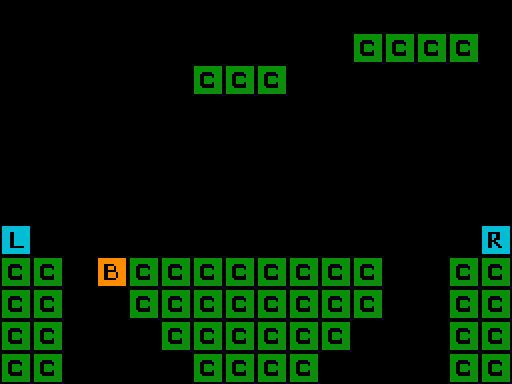

The image is a tile-based game level rendered from a .tmx file. Its description and complete source (layers, tilesets, objects, tile grids) follow:
An orthogonal 16x12 tile map with 32x32 px tiles, 1 tile layer (Tile Layer), 2 tilesets and 6 objects (3x coin, heart, static, linear).

<map version="1.0" orientation="orthogonal" renderorder="right-up" width="16" height="12" tilewidth="32" tileheight="32" nextobjectid="9">
 <tileset firstgid="1" name="templateTiles" tilewidth="32" tileheight="32">
  <image source="../templateTiles.png" width="128" height="64" />
 </tileset>
 <tileset firstgid="9" name="templateObjects" tilewidth="32" tileheight="32">
  <image source="../templateObjects.png" width="128" height="64" />
 </tileset>
 <layer name="Tile Layer" width="16" height="12">
  <data>
   <tile gid="0" />
   <tile gid="0" />
   <tile gid="0" />
   <tile gid="0" />
   <tile gid="0" />
   <tile gid="0" />
   <tile gid="0" />
   <tile gid="0" />
   <tile gid="0" />
   <tile gid="0" />
   <tile gid="0" />
   <tile gid="0" />
   <tile gid="0" />
   <tile gid="0" />
   <tile gid="0" />
   <tile gid="0" />
   <tile gid="0" />
   <tile gid="0" />
   <tile gid="0" />
   <tile gid="0" />
   <tile gid="0" />
   <tile gid="0" />
   <tile gid="0" />
   <tile gid="0" />
   <tile gid="0" />
   <tile gid="0" />
   <tile gid="0" />
   <tile gid="1" />
   <tile gid="1" />
   <tile gid="1" />
   <tile gid="1" />
   <tile gid="0" />
   <tile gid="0" />
   <tile gid="0" />
   <tile gid="0" />
   <tile gid="0" />
   <tile gid="0" />
   <tile gid="0" />
   <tile gid="1" />
   <tile gid="1" />
   <tile gid="1" />
   <tile gid="0" />
   <tile gid="0" />
   <tile gid="0" />
   <tile gid="0" />
   <tile gid="0" />
   <tile gid="0" />
   <tile gid="0" />
   <tile gid="0" />
   <tile gid="0" />
   <tile gid="0" />
   <tile gid="0" />
   <tile gid="0" />
   <tile gid="0" />
   <tile gid="6" />
   <tile gid="0" />
   <tile gid="0" />
   <tile gid="0" />
   <tile gid="0" />
   <tile gid="0" />
   <tile gid="0" />
   <tile gid="0" />
   <tile gid="0" />
   <tile gid="0" />
   <tile gid="0" />
   <tile gid="0" />
   <tile gid="0" />
   <tile gid="0" />
   <tile gid="0" />
   <tile gid="0" />
   <tile gid="0" />
   <tile gid="0" />
   <tile gid="0" />
   <tile gid="0" />
   <tile gid="0" />
   <tile gid="0" />
   <tile gid="0" />
   <tile gid="0" />
   <tile gid="0" />
   <tile gid="0" />
   <tile gid="0" />
   <tile gid="0" />
   <tile gid="0" />
   <tile gid="0" />
   <tile gid="0" />
   <tile gid="0" />
   <tile gid="0" />
   <tile gid="0" />
   <tile gid="0" />
   <tile gid="0" />
   <tile gid="0" />
   <tile gid="0" />
   <tile gid="0" />
   <tile gid="0" />
   <tile gid="0" />
   <tile gid="0" />
   <tile gid="0" />
   <tile gid="0" />
   <tile gid="0" />
   <tile gid="0" />
   <tile gid="0" />
   <tile gid="0" />
   <tile gid="0" />
   <tile gid="0" />
   <tile gid="0" />
   <tile gid="0" />
   <tile gid="0" />
   <tile gid="0" />
   <tile gid="0" />
   <tile gid="0" />
   <tile gid="0" />
   <tile gid="0" />
   <tile gid="2" />
   <tile gid="0" />
   <tile gid="0" />
   <tile gid="0" />
   <tile gid="0" />
   <tile gid="0" />
   <tile gid="0" />
   <tile gid="0" />
   <tile gid="0" />
   <tile gid="0" />
   <tile gid="0" />
   <tile gid="0" />
   <tile gid="0" />
   <tile gid="0" />
   <tile gid="0" />
   <tile gid="3" />
   <tile gid="1" />
   <tile gid="1" />
   <tile gid="0" />
   <tile gid="4" />
   <tile gid="1" />
   <tile gid="1" />
   <tile gid="1" />
   <tile gid="1" />
   <tile gid="1" />
   <tile gid="1" />
   <tile gid="1" />
   <tile gid="1" />
   <tile gid="0" />
   <tile gid="0" />
   <tile gid="1" />
   <tile gid="1" />
   <tile gid="1" />
   <tile gid="1" />
   <tile gid="0" />
   <tile gid="0" />
   <tile gid="1" />
   <tile gid="1" />
   <tile gid="1" />
   <tile gid="1" />
   <tile gid="1" />
   <tile gid="1" />
   <tile gid="1" />
   <tile gid="1" />
   <tile gid="0" />
   <tile gid="0" />
   <tile gid="1" />
   <tile gid="1" />
   <tile gid="1" />
   <tile gid="1" />
   <tile gid="0" />
   <tile gid="0" />
   <tile gid="0" />
   <tile gid="1" />
   <tile gid="1" />
   <tile gid="1" />
   <tile gid="1" />
   <tile gid="1" />
   <tile gid="1" />
   <tile gid="0" />
   <tile gid="0" />
   <tile gid="0" />
   <tile gid="1" />
   <tile gid="1" />
   <tile gid="1" />
   <tile gid="1" />
   <tile gid="0" />
   <tile gid="0" />
   <tile gid="0" />
   <tile gid="0" />
   <tile gid="1" />
   <tile gid="1" />
   <tile gid="1" />
   <tile gid="1" />
   <tile gid="0" />
   <tile gid="0" />
   <tile gid="0" />
   <tile gid="0" />
   <tile gid="1" />
   <tile gid="1" />
  </data>
 </layer>
 <objectgroup name="Object Layer">
  <object id="2" name="heart" gid="10" x="416" y="32" width="32" height="32">
   <properties>
    <property name="probability" value="0.5" />
   </properties>
  </object>
  <object id="3" name="coin" gid="9" x="192" y="64" width="32" height="32">
   <properties>
    <property name="probability" value="1.0" />
   </properties>
  </object>
  <object id="4" name="coin" gid="9" x="224" y="64" width="32" height="32">
   <properties>
    <property name="probability" value="1.0" />
   </properties>
  </object>
  <object id="5" name="coin" gid="9" x="256" y="64" width="32" height="32">
   <properties>
    <property name="probability" value="1.0" />
   </properties>
  </object>
  <object id="6" name="static" gid="11" x="192" y="256" width="32" height="32">
   <properties>
    <property name="probability" value="1.0" />
   </properties>
  </object>
  <object id="8" name="linear" gid="12" x="320" y="256" width="32" height="32">
   <properties>
    <property name="probability" value="1.0" />
   </properties>
  </object>
 </objectgroup>
</map>
